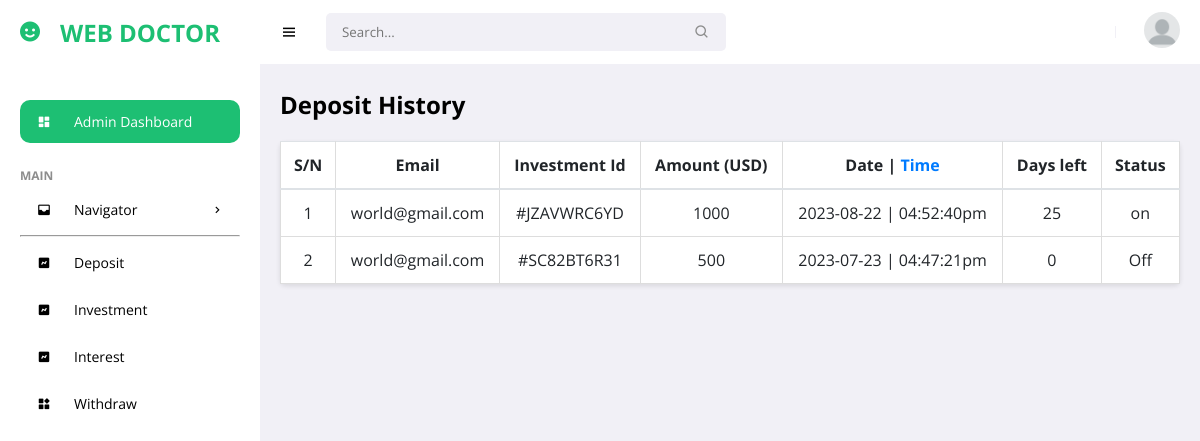
Screenshot of /dashboard/admin/investment.php (signed in) with the database file from the repository.
### tables this page shows
CREATE TABLE `investment` (
  `id` int(11) NOT NULL,
  `amount` int(11) NOT NULL,
  `user_id` int(11) NOT NULL,
  `investment_id` varchar(222) NOT NULL,
  `date` varchar(255) NOT NULL,
  `time` varchar(255) NOT NULL,
  `status` varchar(11) NOT NULL DEFAULT 'on'
);

CREATE TABLE `users` (
  `id` int(100) NOT NULL,
  `email` varchar(255) NOT NULL,
  `password` varchar(255) NOT NULL,
  `token` varchar(255) NOT NULL,
  `phone` varchar(255) NOT NULL,
  `date` varchar(255) NOT NULL,
  `level` varchar(255) NOT NULL DEFAULT 'user'
);

### dashboard/admin/investment.php (the view, shortened to what this page needs)
<?php
  include('inc/session.php');
?>
<!DOCTYPE html>
<html lang="en">
<head>
<?php require 'inc/toplink.php'; ?>
</head>
<body>
	<?php require 'inc/header.php'; ?>
<main>
<h1>Deposit History</h1>
 <?php
    $sql = mysqli_query($connect, "SELECT * FROM investment ORDER BY id DESC");
   $n = 1;
    ?>
    <table class="table table-hover table-responsive">
                      <thead>
                        <tr>
                          <th>S/N</th>
                          <th>Email</th>
                          <th> Investment Id </th>
                          <th> Amount (USD) </th>
                          <th> Date | <span class="text-primary">Time</span> </th>
                          <th>Days left</th>
                          <th>Status</th>
                        </tr>
                      </thead>
                      <tbody>
                        <?php
                         if ($sql ->num_rows<1) {
                          ?>
                        <div class="col-md-3 mx-auto text-center">
                            <img src="../../img/found.jpg" class="w-100">
                            <span class="text-muted">Nothing is here</span>
                        </div>
                          <?php }else{
                        foreach($sql AS $key){
                        ?>
                        <tr>
                          <td><?php echo $n++; ?></td>
                          <td>
                          <?php
                              $query = mysqli_query($connect, "SELECT * FROM users WHERE id = '{$key['user_id']}'");
                              foreach($query AS $row){
                              echo $row['email'];
                              }
                              ?>
                          </td>
                          <td>
                            <?php echo $key['investment_id']; ?>
                          </td>
                          <td>
                              <?php echo $key['amount'];
                               ?>
                        </td>
                        <td><?php echo $key['date']." | ".$key['time']; ?></td>
                          <td>
                            <?php
                                $activation_date = date_create($key['date']);
                                $date = date("d-M-Y");
                                $today = date_create($date);
                                $diff = date_diff($activation_date,$today);
                                $days = 30-$diff->format("%R%a");
                                if ($days > 0) {
                                    echo $days;
                                }else{
                                    echo 0;
                                }
                            ?>
                        </td>
                          <td>
                          <?php
                           if ($days > 0) {
                               echo $key['status'];
                        }else{
                            echo "Off";
                        }
                        ?>
                          </td>
                        </tr>
                        <?php } ?>
    </table>
  <?php } ?>
 </main>
</body>
</html>

### dashboard/admin/inc/toplink.php (shortened to what this page needs)
<link href='https://unpkg.com/boxicons@2.0.9/css/boxicons.min.css' rel='stylesheet'>
   <link rel="stylesheet" href="../css/style2.css">
<link rel="stylesheet" href="../css/style.css">

### dashboard/admin/inc/header.php (shortened to what this page needs)
<section id="sidebar">
		<a href="" class="brand"><i class='bx bxs-smile icon'></i> WEB DOCTOR</a>
		<ul class="side-menu">
			<li><a href="index" class="active"><i class='bx bxs-dashboard icon' ></i>Admin Dashboard</a></li>
			<li class="divider" data-text="main">Main</li>
			<li>
				<a href="#"><i class='bx bxs-inbox icon' ></i> Navigator <i class='bx bx-chevron-right icon-right' ></i></a>
			</li>
			<hr>
			<li><a href="deposit"><i class='bx bxs-chart icon' ></i> Deposit</a></li>
			<li><a href="investment"><i class='bx bxs-chart icon' ></i> Investment</a></li>
			<li><a href="profit"><i class='bx bxs-chart icon' ></i> Interest</a></li>
			<li><a href="withdraw"><i class='bx bxs-widget icon' ></i> Withdraw</a></li>
		</ul>
	</section>
	<section id="content">
		<nav>
			<i class='bx bx-menu toggle-sidebar' ></i>
			<form action="#">
				<div class="form-group">
					<input type="text" placeholder="Search...">
					<i class='bx bx-search icon' ></i>
				</div>
			</form>
			<div class="profile">
				<img src="../img/downlod.webp" alt="">
			</div>
		</nav>

### dashboard/css/style2.css (style rules this page uses)
body { font-family: Arial, sans-serif; margin: 0; padding: 0; background-color: #f0f0f0; }
a { color: #f2f2f2; }
h1 { font-size: 24px; margin-bottom: 20px; }
table { width: 100%; border-collapse: collapse; border: 1px solid #ddd; box-shadow: 0 2px 5px rgba(0, 0, 0, 0.1); border-radius: 5px; }
th, td { padding: 12px 20px; border: 1px solid #ddd; text-align: center; }
th { background-color: #f2f2f2; font-weight: bold; }
tr:nth-child(even) { background-color: #f2f2f2; }
.table { border-collapse: collapse !important; }
.table td, .table th { background-color: #fff !important; }
.table { width: 100%; margin-bottom: 1rem; color: #212529; }
.table th, .table td { padding: 0.75rem; vertical-align: top; border-top: 1px solid #dee2e6; }
.table thead th { vertical-align: bottom; border-bottom: 2px solid #dee2e6; }
.text-primary { color: #007bff !important; }

### dashboard/css/style.css (style rules this page uses)
* { font-family: 'Open Sans', sans-serif; margin: 0; padding: 0; box-sizing: border-box; }
:root { --grey: #F1F0F6; --dark-grey: #8D8D8D; --light: #fff; --dark: #000; --green: #1dbf73; --light-green: #E3FFCB; --blue: #1dbf73; --light-blue: #D0E4FF; --dark-blue: #1dbf73; --red: #FC3B56; }
html { overflow-x: hidden; }
body { background: var(--grey); overflow-x: hidden; }
a { text-decoration: none; }
li { list-style: none; }
#sidebar { position: fixed; max-width: 260px; width: 100%; background: var(--light); top: 0; left: 0; height: 100%; overflow-y: auto; scrollbar-width: none; transition: all .3s ease; z-index: 200; }
#sidebar .brand { font-size: 24px; display: flex; align-items: center; height: 64px; font-weight: 700; color: var(--blue); position: sticky; top: 0; left: 0; z-index: 100; background: var(--light); transition: all .3s ease; padding: 0 6px; }
#sidebar .icon { min-width: 48px; display: flex; justify-content: center; align-items: center; margin-right: 6px; }
#sidebar .icon-right { margin-left: auto; transition: all .3s ease; }
#sidebar .side-menu { margin: 36px 0; padding: 0 20px; transition: all .3s ease; }
#sidebar .side-menu a { display: flex; align-items: center; font-size: 14px; color: var(--dark); padding: 12px 16px 12px 0; transition: all .3s ease; border-radius: 10px; margin: 4px 0; white-space: nowrap; }
#sidebar .side-menu > li > a.active, #sidebar .side-menu > li > a.active:hover { background: var(--blue); color: var(--light); }
#sidebar .divider { margin-top: 24px; font-size: 12px; text-transform: uppercase; font-weight: 700; color: var(--dark-grey); transition: all .3s ease; white-space: nowrap; }
#content { position: relative; width: calc(100% - 260px); left: 260px; transition: all .3s ease; }
nav { background: var(--light); height: 64px; padding: 0 20px; display: flex; align-items: center; grid-gap: 28px; position: sticky; top: 0; left: 0; z-index: 100; }
nav .toggle-sidebar { font-size: 18px; cursor: pointer; }
nav form { max-width: 400px; width: 100%; margin-right: auto; }
nav .form-group { position: relative; }
nav .form-group input { width: 100%; background: var(--grey); border-radius: 5px; border: none; outline: none; padding: 10px 36px 10px 16px; transition: all .3s ease; }
nav .form-group .icon { position: absolute; top: 50%; transform: translateY(-50%); right: 16px; color: var(--dark-grey); }
nav .profile { position: relative; }
nav .profile img { width: 36px; height: 36px; border-radius: 50%; object-fit: cover; cursor: pointer; }
main { width: 100%; padding: 24px 20px 20px 20px; }

### rows the page displays
investment: investment "#JZAVWRC6YD", amount "1000", date "2023-08-22", time "04:52:40pm", date "25", status "on"
users: email "world@gmail.com"
investment: investment "#SC82BT6R31", amount "500", date "2023-07-23", time "04:47:21pm", shows "Off"
